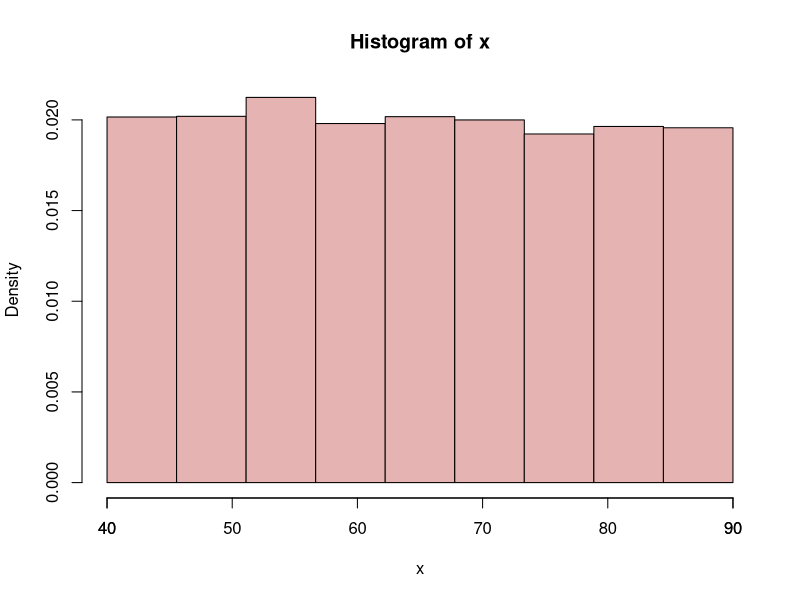

Reproduce this figure in R.
## ---- chunk 1

type = sample(1:3,1) #uniform, bell, bimodal
n = 10000
beta1 = c(1,4,0.2)[type]
beta2 = c(1,4,0.2)[type]
bottom = sample(seq(20,50,5),1)
width = sample(seq(5,50,5),1)
x = round(rbeta(n,beta1,beta2)*width+bottom,3)
xbar = mean(x)
s = sd(x)
divisors = c(4,6,2)
exb = bottom+width/2
esd = width/divisors[type]
## ---- chunk 2
hist(x,breaks=seq(bottom,bottom+width,length.out=10),freq=F,col=rgb(0.9,0.7,0.7))
axis(1,at=c(bottom,bottom+width))
